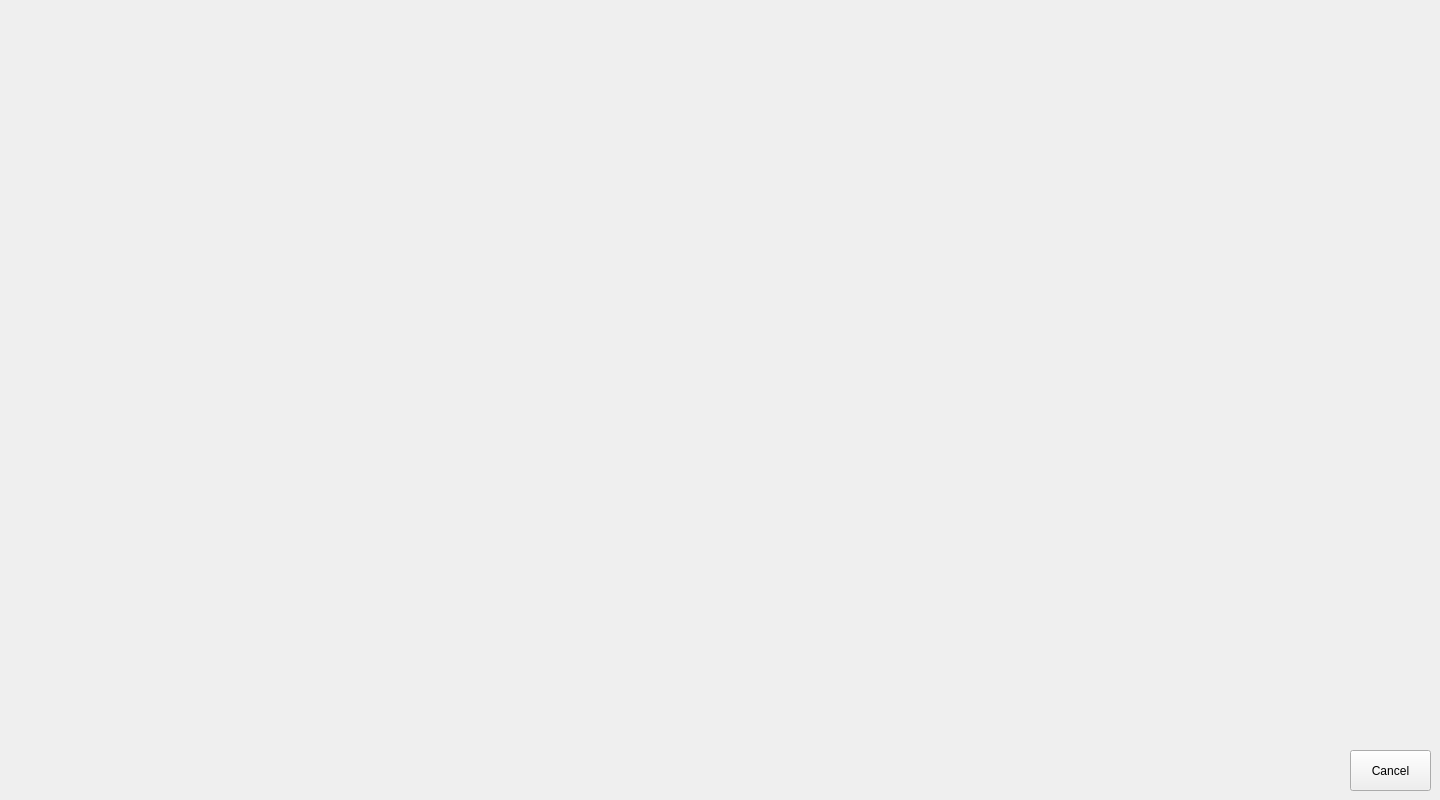
<?xml version="1.0" encoding="UTF-8"?>
<ui version="4.0">
 <class>Browser</class>
 <widget class="QWidget" name="Browser">
  <property name="geometry">
   <rect>
    <x>0</x>
    <y>0</y>
    <width>1440</width>
    <height>800</height>
   </rect>
  </property>
  <property name="windowTitle">
   <string>Form</string>
  </property>
  <widget class="QPushButton" name="cancel_btn">
   <property name="geometry">
    <rect>
     <x>1350</x>
     <y>750</y>
     <width>81</width>
     <height>41</height>
    </rect>
   </property>
   <property name="text">
    <string>Cancel</string>
   </property>
  </widget>
 </widget>
 <resources/>
 <connections/>
</ui>
